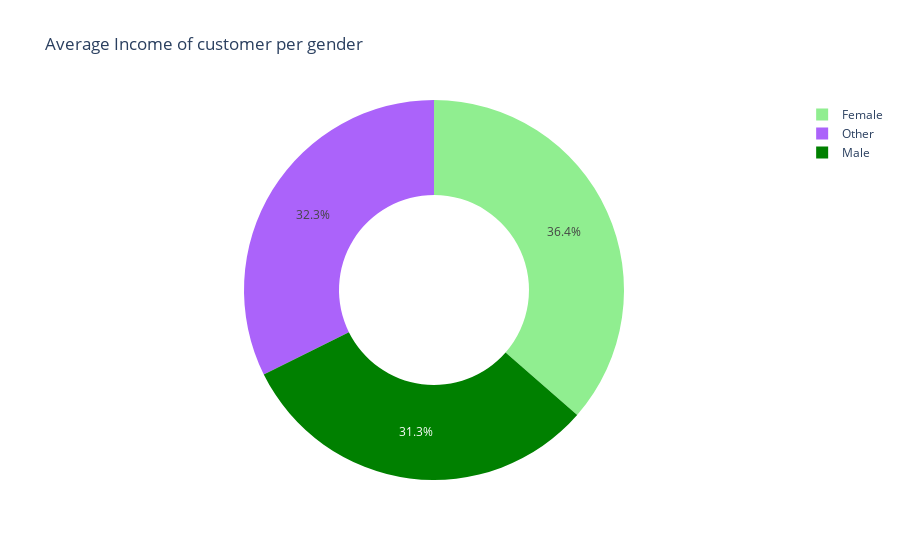

Notebook code for this chart:
### Code cell
# For the customers who spend more; Who makes more income per year?

avg_i=result.groupby(['sex'], as_index=False)['income'].mean().round(0)

fig = px.pie(avg_i, values='income' ,color='sex', names='sex',title='Average Income of customer per gender',
             labels={"sex":"Gender", "income":"Average Income"},hole=0.5,
             color_discrete_map={'Male':'green',
                                 'Female':'lightgreen',
                                 'Unknown':'#8c564b'})


# fig.update_traces(textposition='inside')
# fig.update_layout(uniformtext_minsize=12, uniformtext_mode='hide')
fig.show()
fig.write_html("avgsexinc.html")

### Figure 1 — Plotly figure (JSON) as saved in the notebook; plotly's stock layout.template omitted (floating-point values rounded to 4 significant figures)
{"data": [{"customdata": [["Female"], ["Male"], ["Other"]], "domain": {"x": [0, 1], "y": [0, 1]}, "hole": 0.5, "hovertemplate": "Gender=%{customdata[0]}<br>Average Income=%{value}<extra></extra>", "labels": ["Female", "Male", "Other"], "legendgroup": "", "marker": {"colors": ["lightgreen", "green", "#ab63fa"]}, "name": "", "showlegend": true, "type": "pie", "values": [71306, 61195, 63288]}], "layout": {"autosize": true, "legend": {"tracegroupgap": 0}, "title": {"text": "Average Income of customer per gender"}}}
